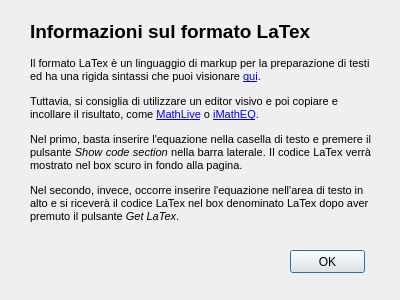
<?xml version="1.0" encoding="UTF-8"?>
<ui version="4.0">
 <class>Dialog</class>
 <widget class="QDialog" name="Dialog">
  <property name="geometry">
   <rect>
    <x>0</x>
    <y>0</y>
    <width>400</width>
    <height>300</height>
   </rect>
  </property>
  <property name="windowTitle">
   <string>Formato LaTex</string>
  </property>
  <property name="windowIcon">
   <iconset resource="../resources/resources.qrc">
    <normaloff>:/images/F_of_x.svg</normaloff>:/images/F_of_x.svg</iconset>
  </property>
  <widget class="QLabel" name="label">
   <property name="geometry">
    <rect>
     <x>30</x>
     <y>20</y>
     <width>331</width>
     <height>21</height>
    </rect>
   </property>
   <property name="text">
    <string>&lt;html&gt;&lt;head/&gt;&lt;body&gt;&lt;p&gt;&lt;span style=&quot; font-size:14pt; font-weight:600;&quot;&gt;Informazioni sul formato LaTex&lt;/span&gt;&lt;/p&gt;&lt;/body&gt;&lt;/html&gt;</string>
   </property>
  </widget>
  <widget class="QLabel" name="label_2">
   <property name="geometry">
    <rect>
     <x>30</x>
     <y>50</y>
     <width>341</width>
     <height>181</height>
    </rect>
   </property>
   <property name="autoFillBackground">
    <bool>false</bool>
   </property>
   <property name="text">
    <string>&lt;!DOCTYPE HTML PUBLIC &quot;-//W3C//DTD HTML 4.0//EN&quot; &quot;http://www.w3.org/TR/REC-html40/strict.dtd&quot;&gt;
&lt;html&gt;&lt;head&gt;&lt;meta name=&quot;qrichtext&quot; content=&quot;1&quot; /&gt;&lt;style type=&quot;text/css&quot;&gt;
p, li { white-space: pre-wrap; }
&lt;/style&gt;&lt;/head&gt;&lt;body style=&quot; font-family:'MS Shell Dlg 2'; font-size:8pt; font-weight:400; font-style:normal;&quot;&gt;
&lt;p style=&quot; margin-top:12px; margin-bottom:12px; margin-left:0px; margin-right:0px; -qt-block-indent:0; text-indent:0px;&quot;&gt;Il formato LaTex è un linguaggio di markup per la preparazione di testi ed ha una rigida sintassi che puoi visionare &lt;a href=&quot;https://en.wikibooks.org/wiki/LaTeX/Mathematics&quot;&gt;&lt;span style=&quot; text-decoration: underline; color:#0000ff;&quot;&gt;qui&lt;/span&gt;&lt;/a&gt;.&lt;/p&gt;
&lt;p style=&quot; margin-top:12px; margin-bottom:12px; margin-left:0px; margin-right:0px; -qt-block-indent:0; text-indent:0px;&quot;&gt;Tuttavia, si consiglia di utilizzare un editor visivo e poi copiare e incollare il risultato, come &lt;a href=&quot;https://mathlive.io/&quot;&gt;&lt;span style=&quot; text-decoration: underline; color:#0000ff;&quot;&gt;MathLive&lt;/span&gt;&lt;/a&gt; o &lt;a href=&quot;http://www.imatheq.com/imatheq/com/imatheq/math-equation-editor-latex-mathml.html&quot;&gt;&lt;span style=&quot; text-decoration: underline; color:#0000ff;&quot;&gt;iMathEQ&lt;/span&gt;&lt;/a&gt;.&lt;/p&gt;
&lt;p align=&quot;justify&quot; style=&quot; margin-top:12px; margin-bottom:12px; margin-left:0px; margin-right:0px; -qt-block-indent:0; text-indent:0px;&quot;&gt;Nel primo, basta inserire l'equazione nella casella di testo e premere il pulsante &lt;span style=&quot; font-style:italic;&quot;&gt;Show code section&lt;/span&gt; nella barra laterale. Il codice LaTex verrà mostrato nel box scuro in fondo alla pagina.&lt;/p&gt;
&lt;p style=&quot; margin-top:12px; margin-bottom:12px; margin-left:0px; margin-right:0px; -qt-block-indent:0; text-indent:0px;&quot;&gt;Nel secondo, invece, occorre inserire l'equazione nell'area di testo in alto e si riceverà il codice LaTex nel box denominato LaTex dopo aver premuto il pulsante &lt;span style=&quot; font-style:italic;&quot;&gt;Get LaTex&lt;/span&gt;.&lt;/p&gt;&lt;/body&gt;&lt;/html&gt;</string>
   </property>
   <property name="scaledContents">
    <bool>false</bool>
   </property>
   <property name="wordWrap">
    <bool>true</bool>
   </property>
   <property name="openExternalLinks">
    <bool>true</bool>
   </property>
  </widget>
  <widget class="QPushButton" name="pushButton">
   <property name="geometry">
    <rect>
     <x>290</x>
     <y>250</y>
     <width>75</width>
     <height>23</height>
    </rect>
   </property>
   <property name="text">
    <string>OK</string>
   </property>
   <property name="icon">
    <iconset resource="../resources/resources.qrc">
     <normaloff>:/images/check.svg</normaloff>:/images/check.svg</iconset>
   </property>
  </widget>
 </widget>
 <resources>
  <include location="../resources/resources.qrc"/>
 </resources>
 <connections/>
</ui>
